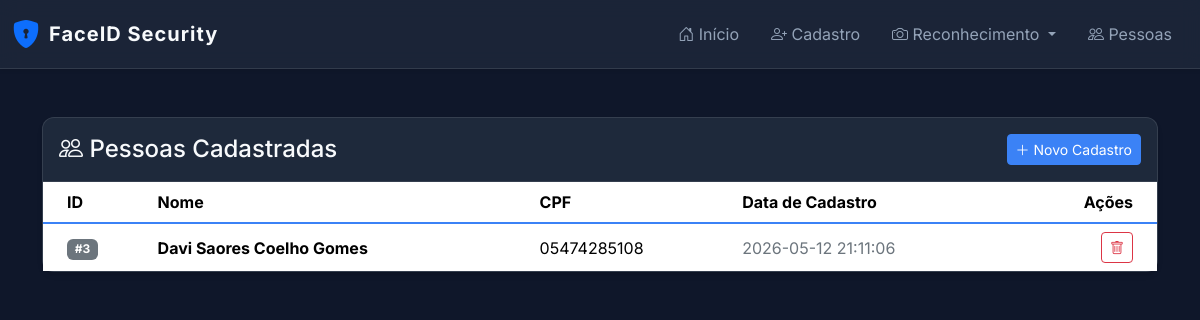
The app's page /lista, older data.
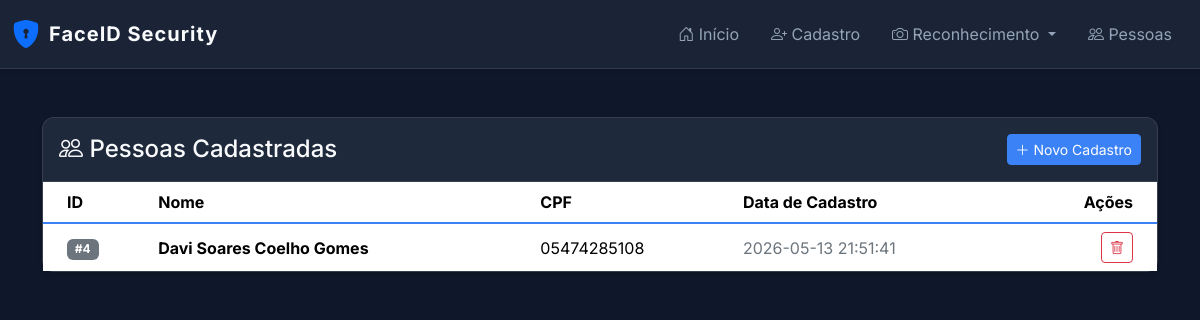
The same page, newer data.
### tables this page shows
CREATE TABLE pessoas(
            id INTEGER PRIMARY KEY AUTOINCREMENT,
            nome TEXT,
            cpf TEXT,
            data_cadastro DATETIME DEFAULT CURRENT_TIMESTAMP
        );

### app.py (the view)
@app.route('/lista')
def lista():
    conn = get_db()
    pessoas = conn.execute("SELECT * FROM pessoas ORDER BY id DESC").fetchall()
    conn.close()
    return render_template('lista.html', pessoas=pessoas)

### app.py (called while the page is built)
def get_db():
    conn = sqlite3.connect(DB)
    conn.row_factory = sqlite3.Row
    return conn

### templates/lista.html (shortened to what this page needs)
{% extends 'base.html' %}
{% block content %}
<div class="card">
    <div class="card-header py-3 d-flex justify-content-between align-items-center">
        <h4 class="mb-0"><i class="bi bi-people"></i> Pessoas Cadastradas</h4>
        <a href="{{ url_for('cadastro') }}" class="btn btn-sm btn-primary"><i class="bi bi-plus-lg"></i> Novo Cadastro</a>
    </div>
    <div class="card-body p-0">
        <div class="table-responsive">
            <table class="table table-hover table-borderless mb-0">
                <thead class="bg-dark text-secondary">
                    <tr>
                        <th class="ps-4">ID</th>
                        <th>Nome</th>
                        <th>CPF</th>
                        <th>Data de Cadastro</th>
                        <th class="text-end pe-4">Ações</th>
                    </tr>
                </thead>
                <tbody>
                    {% for p in pessoas %}
                    <tr>
                        <td class="ps-4 align-middle"><span class="badge bg-secondary">#{{ p['id'] }}</span></td>
                        <td class="fw-bold align-middle">{{ p['nome'] }}</td>
                        <td class="align-middle">{{ p['cpf'] }}</td>
                        <td class="text-secondary align-middle">{{ p['data_cadastro'] }}</td>
                        <td class="text-end pe-4 align-middle">
                            <form action="{{ url_for('deletar', id=p['id']) }}" method="POST" class="d-inline" onsubmit="return confirm('Tem certeza que deseja excluir esta pessoa e todas as suas imagens?');">
                                <button type="submit" class="btn btn-sm btn-outline-danger" title="Deletar">
                                    <i class="bi bi-trash"></i>
                                </button>
                            </form>
                        </td>
                    </tr>
                    {% endfor %}
                </tbody>
            </table>
        </div>
    </div>
</div>
{% endblock %}

### templates/base.html (shortened to what this page needs)
<!DOCTYPE html>
<html lang="pt-BR">
<head>
    <link href="https://cdn.jsdelivr.net/npm/bootstrap@5.3.2/dist/css/bootstrap.min.css" rel="stylesheet">
    <link href="https://cdn.jsdelivr.net/npm/bootstrap-icons@1.11.1/font/bootstrap-icons.css" rel="stylesheet">
    <link rel="stylesheet" href="{{ url_for('static', filename='css/style.css') }}">
</head>
<body>
<nav class="navbar navbar-expand-lg navbar-dark sticky-top shadow-sm">
  <div class="container-fluid">
    <a class="navbar-brand d-flex align-items-center" href="{{ url_for('index') }}">
      <i class="bi bi-shield-lock-fill fs-3 text-primary me-2"></i> FaceID Security
    </a>
    <div class="collapse navbar-collapse" id="navbarNav">
      <ul class="navbar-nav ms-auto">
        <li class="nav-item">
          <a class="nav-link px-3" href="{{ url_for('index') }}"><i class="bi bi-house-door"></i> Início</a>
        </li>
        <li class="nav-item">
          <a class="nav-link px-3" href="{{ url_for('cadastro') }}"><i class="bi bi-person-plus"></i> Cadastro</a>
        </li>
        <li class="nav-item dropdown">
          <a class="nav-link dropdown-toggle px-3" href="#" role="button" data-bs-toggle="dropdown">
            <i class="bi bi-camera"></i> Reconhecimento
          </a>
        </li>
        <li class="nav-item">
          <a class="nav-link px-3" href="{{ url_for('lista') }}"><i class="bi bi-people"></i> Pessoas</a>
        </li>
      </ul>
    </div>
  </div>
</nav>
<main class="container py-5">
    {% block content %}{% endblock %}
</main>
</body>
</html>

### static/css/style.css (style rules this page uses)
:root { --bg-primary: #0f172a; --bg-secondary: #1e293b; --text-primary: #f8fafc; --text-secondary: #94a3b8; --accent: #3b82f6; --accent-hover: #2563eb; --success: #10b981; --danger: #ef4444; }
body { background-color: var(--bg-primary); color: var(--text-primary); font-family: 'Inter', 'Segoe UI', Tahoma, Geneva, Verdana, sans-serif; margin: 0; padding: 0; overflow-x: hidden; }
.navbar { background-color: rgba(30, 41, 59, 0.8) !important; backdrop-filter: blur(10px); border-bottom: 1px solid rgba(255, 255, 255, 0.1); }
.navbar-brand { font-weight: 700; letter-spacing: 1px; color: var(--text-primary) !important; }
.nav-link { color: var(--text-secondary) !important; transition: color 0.3s ease; }
.card { color: var(--text-primary); background-color: var(--bg-secondary); border: 1px solid rgba(255, 255, 255, 0.1); border-radius: 12px; box-shadow: 0 4px 6px -1px rgba(0, 0, 0, 0.1), 0 2px 4px -1px rgba(0, 0, 0, 0.06); transition: transform 0.3s ease, box-shadow 0.3s ease; }
.card-header { background-color: transparent; border-bottom: 1px solid rgba(255, 255, 255, 0.1); color: var(--text-primary); font-weight: 600; }
.btn-primary { background-color: var(--accent); border-color: var(--accent); transition: all 0.3s ease; }
.table { color: var(--text-primary); }
.table td, .table th { border-color: rgba(255, 255, 255, 0.1); }
.table thead th { border-bottom: 2px solid var(--accent); }

Row changes from the older to the newer data that the page shows:
removed pessoas: id "3", nome "Davi Saores Coelho Gomes", cpf "05474285108", data_cadastro "2026-05-12 21:11:06"
added pessoas: id "4", nome "Davi Soares Coelho Gomes", cpf "05474285108", data_cadastro "2026-05-13 21:51:41"
